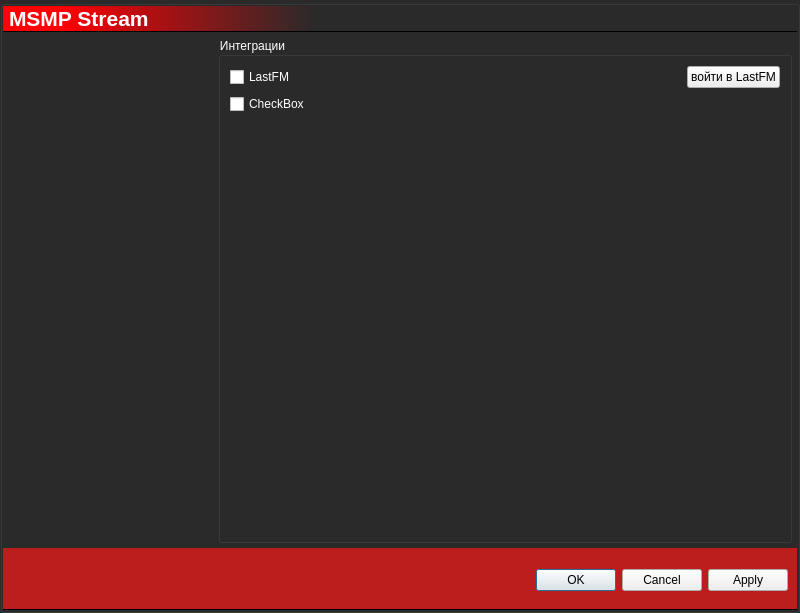
<?xml version="1.0" encoding="UTF-8"?>
<ui version="4.0">
 <class>MSMPsettings</class>
 <widget class="QDialog" name="MSMPsettings">
  <property name="enabled">
   <bool>true</bool>
  </property>
  <property name="geometry">
   <rect>
    <x>0</x>
    <y>0</y>
    <width>800</width>
    <height>613</height>
   </rect>
  </property>
  <property name="windowTitle">
   <string>MSMPsettings</string>
  </property>
  <property name="windowIcon">
   <iconset>
    <normaloff>icon.png</normaloff>icon.png</iconset>
  </property>
  <property name="styleSheet">
   <string notr="true"/>
  </property>
  <layout class="QVBoxLayout" name="verticalLayout">
   <property name="spacing">
    <number>0</number>
   </property>
   <property name="leftMargin">
    <number>0</number>
   </property>
   <property name="topMargin">
    <number>0</number>
   </property>
   <property name="rightMargin">
    <number>0</number>
   </property>
   <property name="bottomMargin">
    <number>0</number>
   </property>
   <item>
    <widget class="QGroupBox" name="MainBox">
     <property name="styleSheet">
      <string notr="true">QGroupBox{
    background-color:rgb(42, 42, 42);
    color:white;
}</string>
     </property>
     <layout class="QVBoxLayout" name="verticalLayout_2">
      <property name="spacing">
       <number>0</number>
      </property>
      <property name="leftMargin">
       <number>0</number>
      </property>
      <property name="topMargin">
       <number>0</number>
      </property>
      <property name="rightMargin">
       <number>0</number>
      </property>
      <property name="bottomMargin">
       <number>0</number>
      </property>
      <item>
       <widget class="QLabel" name="label">
        <property name="maximumSize">
         <size>
          <width>16777215</width>
          <height>50</height>
         </size>
        </property>
        <property name="font">
         <font>
          <pointsize>16</pointsize>
          <weight>75</weight>
          <italic>false</italic>
          <bold>true</bold>
         </font>
        </property>
        <property name="styleSheet">
         <string notr="true">QLabel{
   background-color:qlineargradient(spread:pad, x1:0, y1:0, x2:1, y2:0, stop:0.0686275 rgba(255, 0, 4, 255), stop:0.392157 rgba(0, 0, 0, 0));
   color:rgb(255,255,255);

   border:none;
   border-bottom: 1px solid;
}</string>
        </property>
        <property name="locale">
         <locale language="Russian" country="Belarus"/>
        </property>
        <property name="frameShape">
         <enum>QFrame::NoFrame</enum>
        </property>
        <property name="text">
         <string notr="true">MSMP Stream</string>
        </property>
        <property name="textFormat">
         <enum>Qt::PlainText</enum>
        </property>
        <property name="scaledContents">
         <bool>false</bool>
        </property>
        <property name="alignment">
         <set>Qt::AlignLeading|Qt::AlignLeft|Qt::AlignVCenter</set>
        </property>
        <property name="wordWrap">
         <bool>false</bool>
        </property>
        <property name="margin">
         <number>10</number>
        </property>
       </widget>
      </item>
      <item>
       <layout class="QHBoxLayout" name="horizontalLayout">
        <property name="spacing">
         <number>0</number>
        </property>
        <item>
         <widget class="QTreeView" name="treeView">
          <property name="maximumSize">
           <size>
            <width>210</width>
            <height>16777215</height>
           </size>
          </property>
          <property name="styleSheet">
           <string notr="true">QTreeView{
    background-color:rgb(42, 42, 42);
    color:white;
}</string>
          </property>
          <property name="frameShape">
           <enum>QFrame::NoFrame</enum>
          </property>
         </widget>
        </item>
        <item>
         <layout class="QVBoxLayout" name="verticalLayout_3">
          <property name="leftMargin">
           <number>5</number>
          </property>
          <property name="topMargin">
           <number>5</number>
          </property>
          <property name="rightMargin">
           <number>5</number>
          </property>
          <property name="bottomMargin">
           <number>5</number>
          </property>
          <item>
           <widget class="QGroupBox" name="groupBox">
            <property name="enabled">
             <bool>true</bool>
            </property>
            <property name="styleSheet">
             <string notr="true">QGroupBox{
    background-color:rgb(42, 42, 42);
    color:white;
}</string>
            </property>
            <property name="title">
             <string>Интеграции</string>
            </property>
            <layout class="QVBoxLayout" name="verticalLayout_4">
             <item>
              <layout class="QHBoxLayout" name="horizontalLayout_2">
               <item>
                <widget class="QCheckBox" name="checkBox">
                 <property name="styleSheet">
                  <string notr="true">QCheckBox{
    color:white;
}</string>
                 </property>
                 <property name="text">
                  <string>LastFM</string>
                 </property>
                </widget>
               </item>
               <item>
                <spacer name="horizontalSpacer">
                 <property name="orientation">
                  <enum>Qt::Horizontal</enum>
                 </property>
                 <property name="sizeHint" stdset="0">
                  <size>
                   <width>40</width>
                   <height>20</height>
                  </size>
                 </property>
                </spacer>
               </item>
               <item>
                <widget class="QPushButton" name="pushButton">
                 <property name="text">
                  <string>войти в LastFM</string>
                 </property>
                </widget>
               </item>
              </layout>
             </item>
             <item>
              <widget class="QCheckBox" name="checkBox_2">
               <property name="styleSheet">
                <string notr="true">QCheckBox{
    color:white;
}</string>
               </property>
               <property name="text">
                <string>CheckBox</string>
               </property>
              </widget>
             </item>
             <item>
              <spacer name="verticalSpacer">
               <property name="orientation">
                <enum>Qt::Vertical</enum>
               </property>
               <property name="sizeHint" stdset="0">
                <size>
                 <width>20</width>
                 <height>40</height>
                </size>
               </property>
              </spacer>
             </item>
            </layout>
           </widget>
          </item>
         </layout>
        </item>
       </layout>
      </item>
      <item>
       <widget class="QGroupBox" name="horizontalGroupBox">
        <property name="styleSheet">
         <string notr="true">QGroupBox{
   background-color:rgb(188, 30, 30);
   color:rgb(255,255,255);

   border:none;
   border-bottom: 1px solid;
}</string>
        </property>
        <layout class="QHBoxLayout" name="horizontalLayout_3">
         <property name="leftMargin">
          <number>6</number>
         </property>
         <property name="rightMargin">
          <number>6</number>
         </property>
         <item>
          <widget class="QDialogButtonBox" name="ButtonBox">
           <property name="minimumSize">
            <size>
             <width>0</width>
             <height>35</height>
            </size>
           </property>
           <property name="styleSheet">
            <string notr="true">QDialogButtonBox &gt; QPushButton {
    background-color:rgb(42, 42, 42);
    border-style: outset;
    border-width: 1px;
    border-color: rgb(58, 58, 58);
    min-width: 7em;
    padding: 5px;
    color:white;

}</string>
           </property>
           <property name="orientation">
            <enum>Qt::Horizontal</enum>
           </property>
           <property name="standardButtons">
            <set>QDialogButtonBox::Apply|QDialogButtonBox::Cancel|QDialogButtonBox::Ok</set>
           </property>
           <property name="centerButtons">
            <bool>false</bool>
           </property>
          </widget>
         </item>
        </layout>
       </widget>
      </item>
     </layout>
    </widget>
   </item>
  </layout>
 </widget>
 <resources/>
 <connections/>
</ui>
